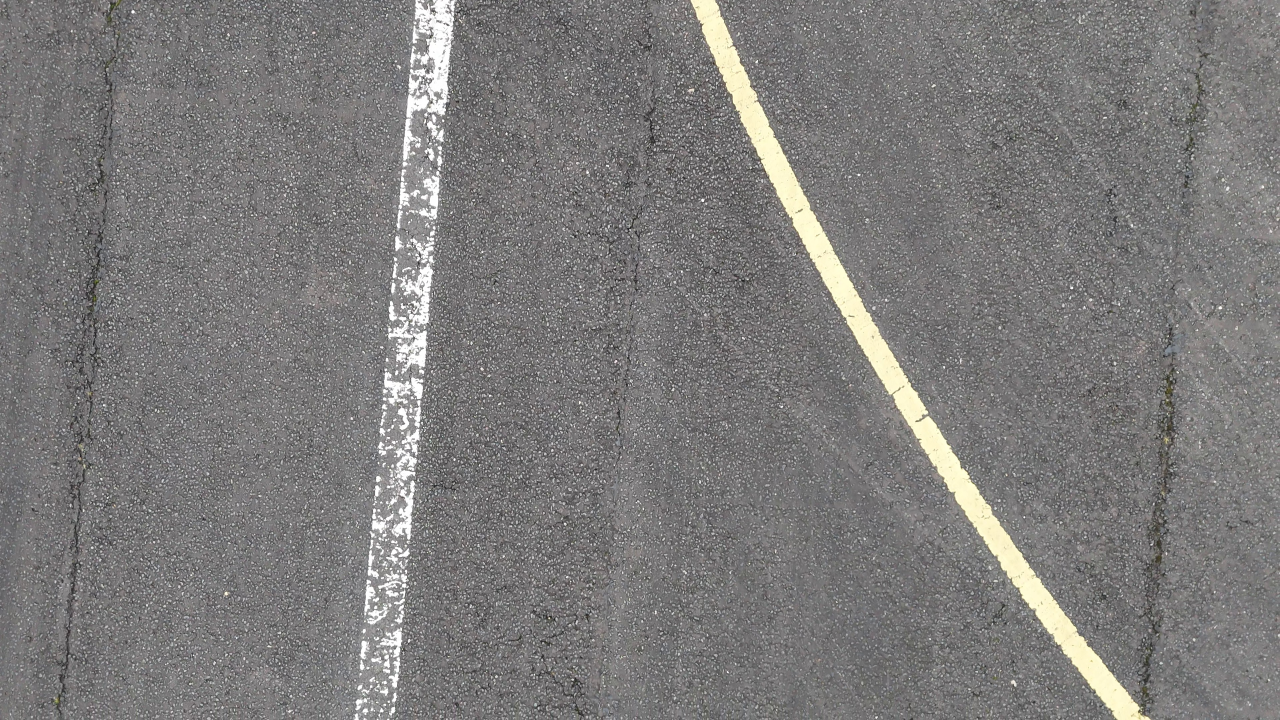
#> input picture frames/frame_000003.jpg, 3840 x 2160 px (shown at 1/3 size); its folder holds 4 pictures in this run
$ python spatial_map.py   (older library calls are emulated)
#> lines starting #> are read from the running program, lines starting #| are printed output that depends on the picture
#!/usr/bin/env python3
"""Spatial referencing for the survey: per-frame chainage + a linear distress map.

We have no GPS, but the frames are a continuous pass, so distance ALONG the
runway is recoverable by registering consecutive frames (phase correlation):
pixel shift x GSD = metres advanced per frame -> cumulative station (chainage).
Detections then get a real location ("STA 12.4 m") instead of a frame number.

Outputs:
- frame_chainage.csv      (frame, advance_m, station_m)
- runway_linear_map.png   (distress vs chainage in metres, hot zones marked)
"""

import argparse
import csv
from pathlib import Path

import cv2
import numpy as np

IMG_EXTS = {".jpg", ".jpeg", ".png"}


def advance_px(a, b, scale=0.25):
    """Estimate frame-to-frame shift magnitude (px, full-res) via phase corr."""
    ga = cv2.cvtColor(a, cv2.COLOR_BGR2GRAY)
    gb = cv2.cvtColor(b, cv2.COLOR_BGR2GRAY)
    ga = cv2.resize(ga, None, fx=scale, fy=scale).astype(np.float32)
    gb = cv2.resize(gb, None, fx=scale, fy=scale).astype(np.float32)
    win = cv2.createHanningWindow(ga.shape[::-1], cv2.CV_32F)
    (dx, dy), resp = cv2.phaseCorrelate(ga * win, gb * win)
    return (abs(dx) + 0j + abs(dy) * 1j), (dx / scale, dy / scale), resp


def main():
    ap = argparse.ArgumentParser(description=__doc__)
    ap.add_argument("--frames", type=Path, default=Path("frames"))
    ap.add_argument("--out", type=Path, default=Path("reports/runway_defects_full"))
    ap.add_argument("--gsd-mm", type=float, default=1.25)
    args = ap.parse_args()

    frames = sorted(f for f in args.frames.iterdir() if f.suffix.lower() in IMG_EXTS)
    if len(frames) < 2:
        raise SystemExit("need >=2 frames")

    # per-frame advance via phase correlation
    advances = [0.0]
    prev = cv2.imread(str(frames[0]))
#> prev is the input picture: shape (2160, 3840, 3); mean B, G, R 122.5, 123.2, 124.6
    for f in frames[1:]:
        cur = cv2.imread(str(f))
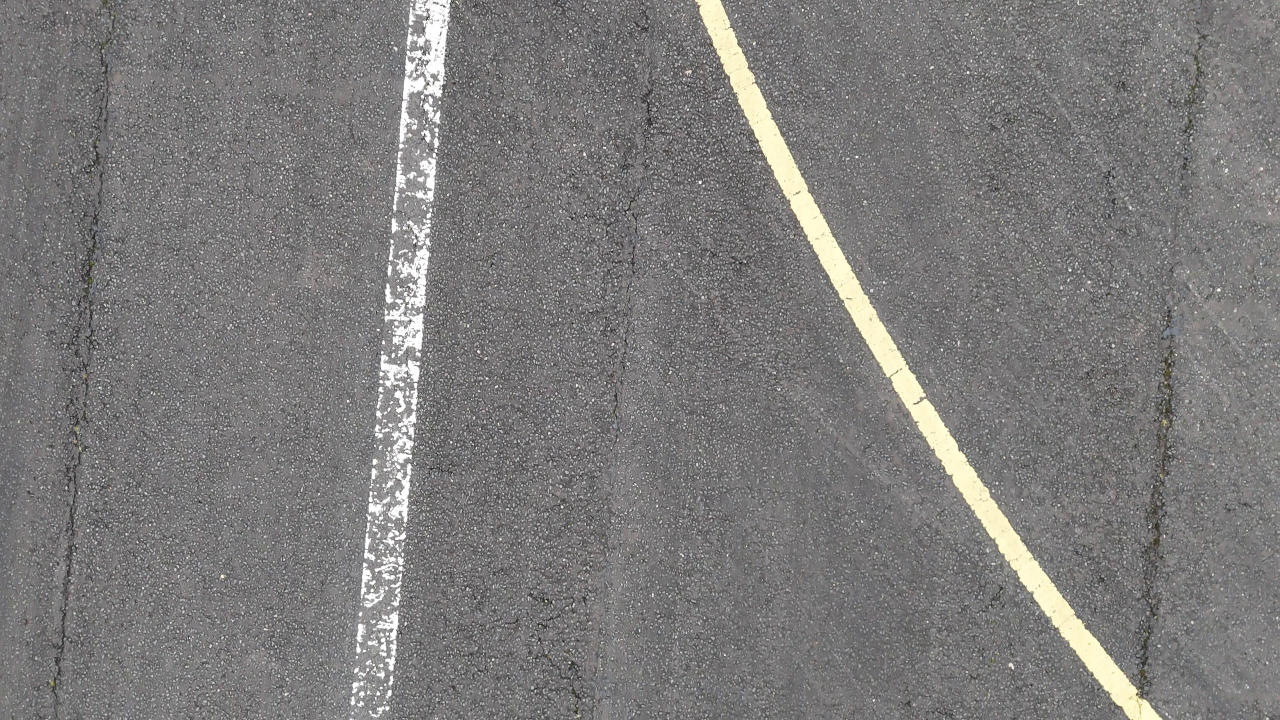
#> input picture frames/frame_000004.jpg, 3840 x 2160 px (shown at 1/3 size)
#> cur is the input picture: shape (2160, 3840, 3); mean B, G, R 122.7, 123.3, 124.7
        _, (dx, dy), resp = advance_px(prev, cur)
#> in advance_px, `gb = cv2.cvtColor(b, cv2.COLOR_BGR2GRAY)`:
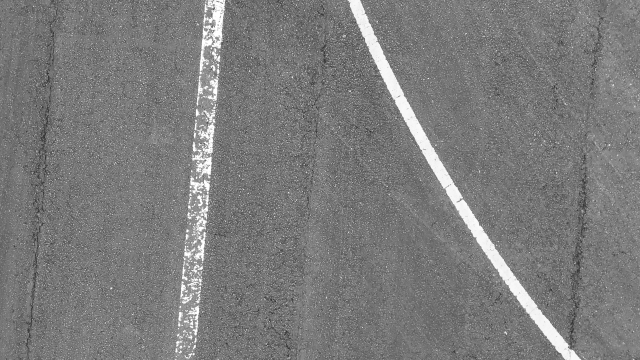
#> gb: shape (2160, 3840) (shown at 1/6 size); min 3, max 255, mean 123.7
#> in advance_px, `ga = cv2.resize(ga, None, fx=scale, fy=scale).astype(np.float32)`:
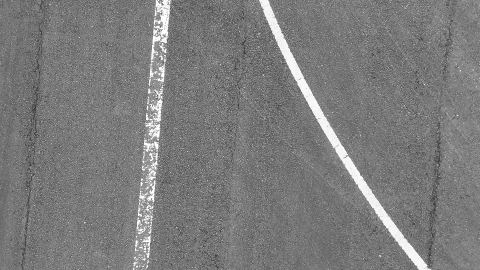
#> ga: shape (540, 960) float32 (shown at 1/2 size); min 19, max 255, mean 123.7
#> in advance_px, `gb = cv2.resize(gb, None, fx=scale, fy=scale).astype(np.float32)`:
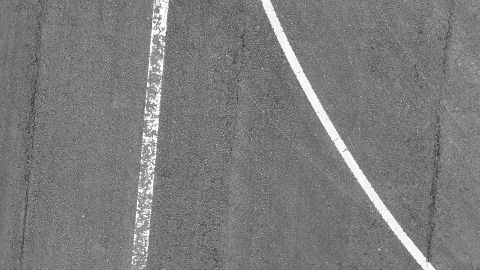
#> gb: shape (540, 960) float32 (shown at 1/2 size); min 23, max 255, mean 123.8
#> in advance_px, `(dx, dy), resp = cv2.phaseCorrelate(ga * win, gb * win)`: dx = -2.21; dy = -13.11; resp = 0.882
#> dx = -8.85; dy = -52.43; resp = 0.882
        advances.append(float(np.hypot(dx, dy)))
        prev = cur
#> pass 2 of the loop in main, `for f in frames[1:]:`:
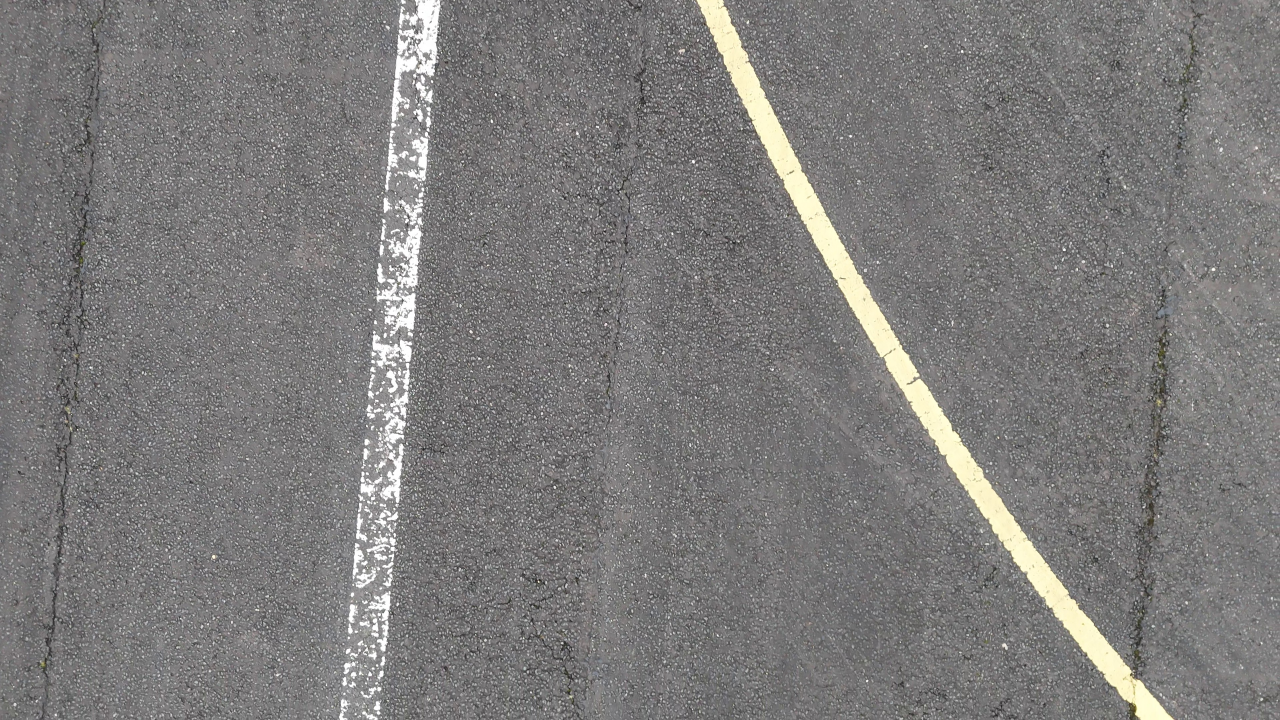
#> input picture frames/frame_000005.jpg, 3840 x 2160 px (shown at 1/3 size)
#> in main, cur is the input picture: shape (2160, 3840, 3); mean B, G, R 122.8, 123.5, 124.9
#> in advance_px (call 2), `gb = cv2.cvtColor(b, cv2.COLOR_BGR2GRAY)`:
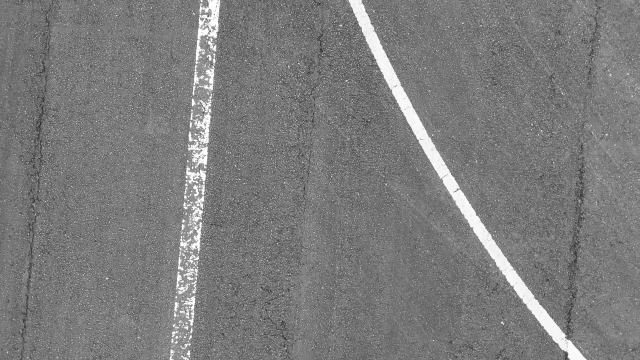
#> gb: shape (2160, 3840) (shown at 1/6 size); min 2, max 255, mean 123.9
#> in advance_px (call 2), `gb = cv2.resize(gb, None, fx=scale, fy=scale).astype(np.float32)`:
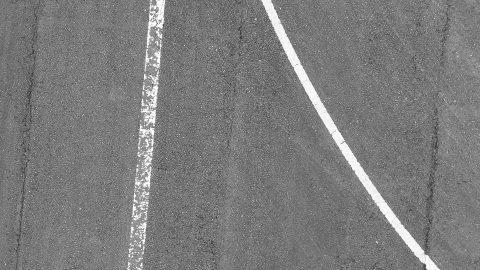
#> gb: shape (540, 960) float32 (shown at 1/2 size); min 26, max 255, mean 123.9
#> in advance_px (call 2), `(dx, dy), resp = cv2.phaseCorrelate(ga * win, gb * win)`: dx = -5.46; dy = -15.07; resp = 0.883
#> in main, `_, (dx, dy), resp = advance_px(prev, cur)`: dx = -21.84; dy = -60.28; resp = 0.883
#> pass 3 of the loop in main, `for f in frames[1:]:`:
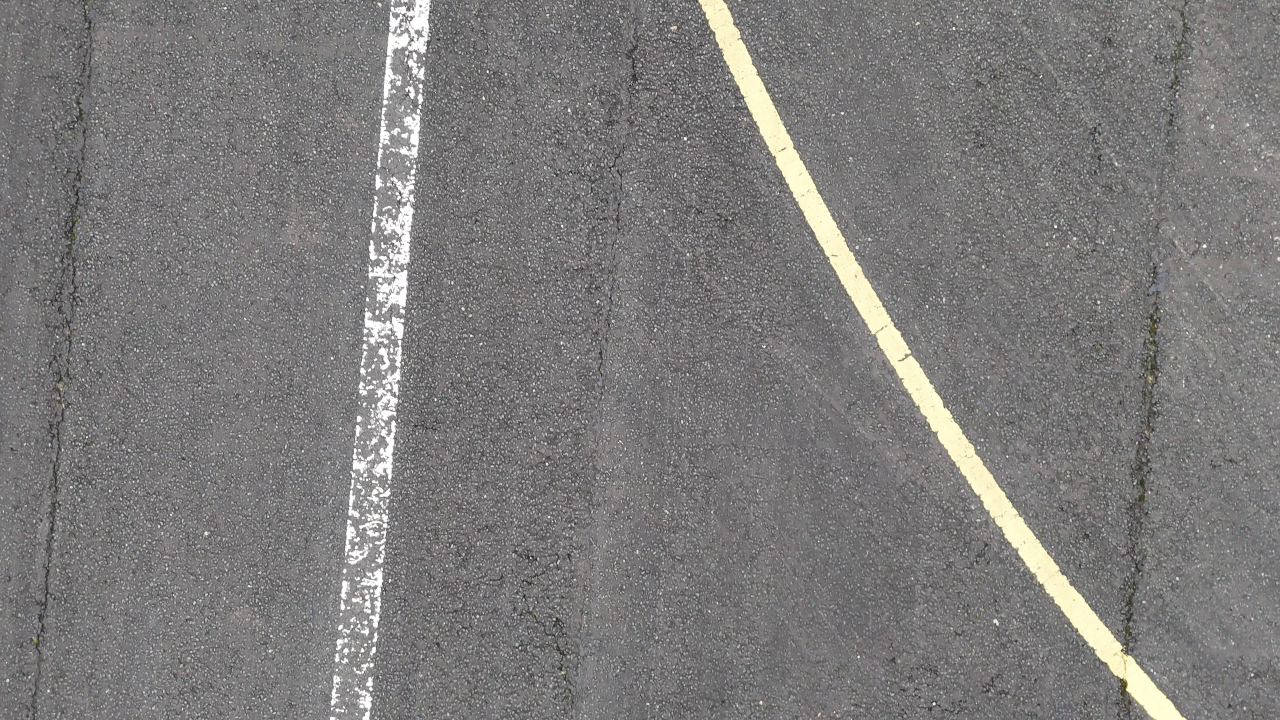
#> input picture frames/frame_000006.jpg, 3840 x 2160 px (shown at 1/3 size)
#> in main, cur is the input picture: shape (2160, 3840, 3); mean B, G, R 122.9, 123.6, 125
#> in advance_px (call 3), `gb = cv2.cvtColor(b, cv2.COLOR_BGR2GRAY)`:
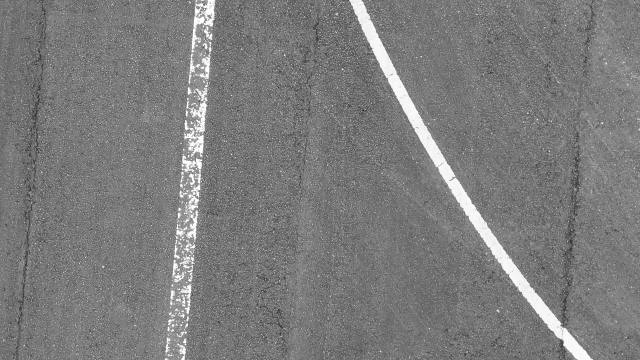
#> gb: shape (2160, 3840) (shown at 1/6 size); min 9, max 255, mean 124
#> in advance_px (call 3), `gb = cv2.resize(gb, None, fx=scale, fy=scale).astype(np.float32)`:
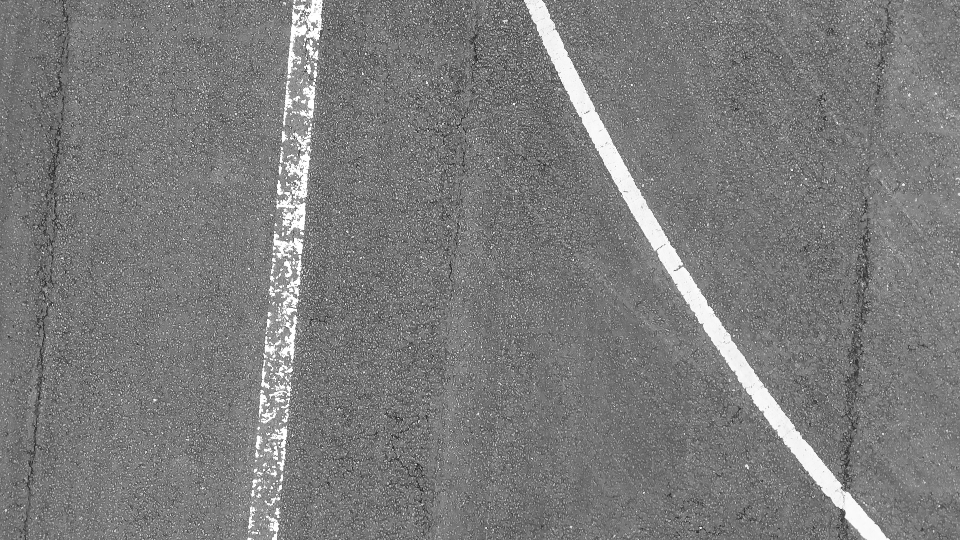
#> gb: shape (540, 960) float32; min 29, max 255, mean 123.9
#> in advance_px (call 3), `(dx, dy), resp = cv2.phaseCorrelate(ga * win, gb * win)`: dx = -6.03; dy = -17.27; resp = 0.929
#> in main, `_, (dx, dy), resp = advance_px(prev, cur)`: dx = -24.12; dy = -69.07; resp = 0.929
    adv = np.array(advances)
#> adv = [0, 53.17, 64.11, 73.16]
    # robustify: replace zeros/outliers with the median advance
    med = np.median(adv[1:][adv[1:] > 0]) if (adv[1:] > 0).any() else 0.0
#> med = 64.11
    adv[(adv <= 0.2 * med) | (adv > 4 * med)] = med
    adv[0] = 0.0
    advance_m = adv * args.gsd_mm / 1000.0
#> advance_m = [0, 0.0665, 0.0801, 0.0914]
    station_m = np.cumsum(advance_m)
#> station_m = [0, 0.0665, 0.147, 0.238]

    rows = [[f.name, round(a, 3), round(s, 2)]
            for f, a, s in zip(frames, advance_m, station_m)]
#> rows = [['frame_000003.jpg', 0, 0], ['frame_000004.jpg', 0.066, 0.07], ['frame_000005.jpg', 0.08, 0.15], ['frame_000006.jpg', 0.091, 0.24]]
    with open(args.out / "frame_chainage.csv", "w", newline="") as fh:
        w = csv.writer(fh)
        w.writerow(["frame", "advance_m", "station_m"])
        w.writerows(rows)
    station = {f.name: s for f, s in zip(frames, station_m)}
#> station = {'frame_000003.jpg': 0, 'frame_000004.jpg': 0.0665, 'frame_000005.jpg': 0.147, 'frame_000006.jpg': 0.238}

    # align crack density + vegetation onto chainage
    def load(name, col):
        p = args.out / name
        if not p.exists():
            return {}
        return {r["frame"]: float(r[col]) for r in csv.DictReader(open(p))}
    crack = load("crack_density_sam.csv", "mask_density_pct")
    veg = load("surface_features.csv", "vegetation_pct")

    xs = [station[f.name] for f in frames]
#> xs = [0, 0.0665, 0.147, 0.238]
    cd = [crack.get(f.name, 0.0) for f in frames]
    vg = [veg.get(f.name, 0.0) for f in frames]

    import matplotlib
    matplotlib.use("Agg")
    import matplotlib.pyplot as plt
    fig, ax = plt.subplots(figsize=(13, 4))
    ax.fill_between(xs, cd, color="#c0392b", alpha=0.9, label="crack density %")
    ax.fill_between(xs, vg, color="#27ae60", alpha=0.7, label="vegetation %")
    if cd:
        thr = np.mean(cd) + np.std(cd)
        for x, y in zip(xs, cd):
            if y >= thr and y > 0:
                ax.axvspan(x - 0.05, x + 0.05, color="#f1c40f", alpha=0.20, lw=0)
#> this loop made 4 passes
#> x on passes 1 to 4: 0, 0.0665, 0.147, 0.238
        # label the worst hot zones by station
        order = sorted(zip(xs, cd), key=lambda t: -t[1])[:5]
#> order = [(0, 0), (0.0665, 0), (0.147, 0), (0.238, 0)]
        for x, y in order:
            ax.annotate(f"STA {x:.1f} m", (x, y), fontsize=7, color="#7a3b12",
                        ha="center", va="bottom")
    ax.set_xlabel("chainage — distance along runway pass (m)")
    ax.set_ylabel("surface coverage (%)")
    ax.set_title("Runway linear distress map — crack & vegetation vs chainage")
    ax.legend(loc="upper right", fontsize=9)
    ax.margins(x=0)
    fig.tight_layout()
    fig.savefig(args.out / "runway_linear_map.png", dpi=130)
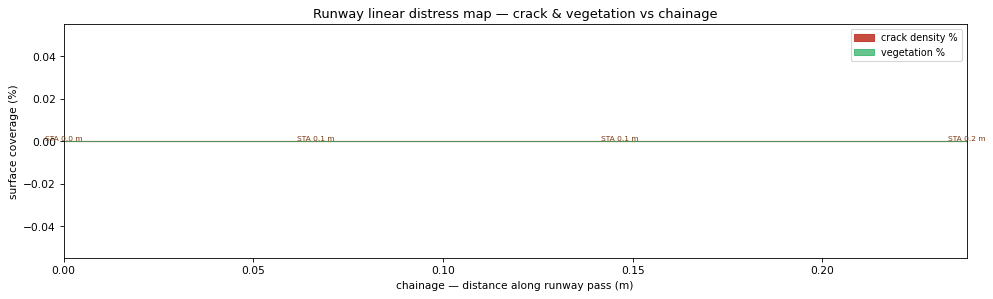
#> figure drawn by matplotlib, 1 panel
    plt.close(fig)

    print("=== Spatial referencing (chainage) ===")
    print(f"frames: {len(frames)} | surveyed length: {station_m[-1]:.1f} m")
#| frames: 4 | surveyed length: 0.2 m
    print(f"median frame advance: {med*args.gsd_mm/1000:.3f} m/frame")
#| median frame advance: 0.080 m/frame
    print(f"-> {args.out}/frame_chainage.csv, runway_linear_map.png")


if __name__ == "__main__":
    main()
